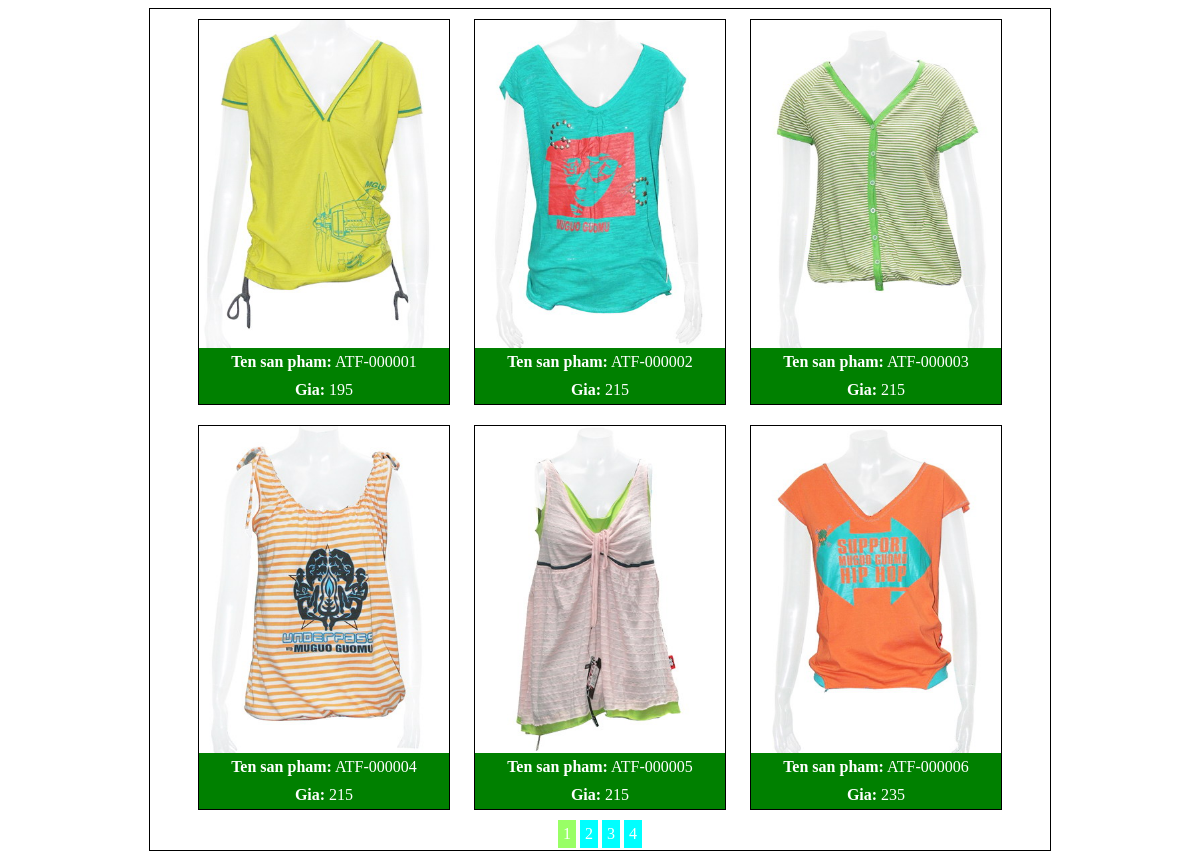
Page /kqtim.php?idloai=1 on the committed database.
### tables this page shows
CREATE TABLE IF NOT EXISTS `webtm_sanpham` (
  `idSP` int(12) NOT NULL AUTO_INCREMENT,
  `idLoai` int(12) NOT NULL DEFAULT '0',
  `TenSP` varchar(100) NOT NULL,
  `MoTa` varchar(255) NOT NULL,
  `NgayCapNhat` date NOT NULL DEFAULT '0000-00-00',
  `Gia` int(4) NOT NULL DEFAULT '0',
  `UrlHinh` varchar(255) NOT NULL DEFAULT '',
  `SoLanXem` int(4) DEFAULT '0',
  `SoLuongTonKho` int(4) DEFAULT '0',
  `GhiChu` varchar(255) NOT NULL,
  `SoLanMua` int(4) DEFAULT '0',
  `AnHien` int(1) DEFAULT '1',
  PRIMARY KEY (`idSP`)
);

### kqtim.php (the view, shortened to what this page needs)
<!DOCTYPE html PUBLIC "-//W3C//DTD XHTML 1.0 Transitional//EN" "http://www.w3.org/TR/xhtml1/DTD/xhtml1-transitional.dtd">
<html xmlns="http://www.w3.org/1999/xhtml">
<head>
<link rel="stylesheet" href="lightbox2-master/dist/css/lightbox.min.css">
</head>
<body>
<center><div class="container" align="center">
    <?php
	if(isset($_POST['select'])) {
		$loai=$_POST['select'];
		$tensp=$_POST['tensp'];
		$gia1=$_POST['giatu'];
		$gia2=$_POST['den'];
	}
	else {
		$loai=$_GET['idloai'];
		$tensp=$_GET['tensp'];
		$gia1=$_GET['giatu'];
		$gia2=$_GET['den'];
	}
	if(!isset($_GET['p'])) {
		$p=1;
	}
	else {
		$p=intVal($_GET['p']);
	}
	$sosp=6;
	$x=$sosp*($p-1);
	include('dbcon.php');
	$s="select * from webtm_sanpham where TenSP like '%$tensp%'";
	if($loai!='all') {
		$s=$s." and idLoai='$loai'";
	}
	$n=$s;
	$s=$s." limit $x,$sosp";
	$kq=mysql_query($s,$link);
	if(mysql_num_rows($kq)>0) {
		while($d=mysql_fetch_array($kq)) {
		?>
		<div class="sp">
        	<div id="img"><a class="example-image-link" href="images/<?php echo $d['UrlHinh'] ?>" data-lightbox="example-1"><img class="example-image" src="images/<?php echo $d['UrlHinh'] ?>" /></a></div>
            <div class="sub" align="center"><strong>Ten san pham:</strong> <?php echo $d['TenSP'] ?></div>
            <div class="sub"><strong>Gia:</strong> <?php echo $d['Gia']?></div>
        </div>
		<?php }
	}
	else { ?>
    	<span>khong co du lieu</span>
    <?php } ?>
   <div id="pt">
   <?php
   $kq1=mysql_query($n,$link);
   $tsd=mysql_num_rows($kq1);
   $tst=ceil($tsd/$sosp);
   for($i=1;$i<=$tst;$i++) {
	   	if($i==$p)
	   		echo "<span id='index1'><a style='text-decoration: none; color: white;' href='#'>$i</a></span>";
		else { ?>
			<span id="index"><a style="text-decoration: none; color: white" href="kqtim.php?p=<?php echo $i; ?>&idloai=<?php echo $loai; ?>&tensp=<?php echo $tensp ?>&giatu=<?php echo $gia1 ?>&den=<?php echo $gia2 ?>"><?php echo $i; ?></a></span>
		<?php }
   }
   ?>
   </div>
</div></center>
</body>
</html>

### kqtim.php (style rules this page uses)
.sp { display: inline-block; width: 250px; //height: 300px; margin: 10px 10px; padding: 0; //margin: 5px; border: 1px solid black; }
.container { width: 900px; border: 1px solid black; }
img { width: 100%; transition: all 0.5s; }
#img { overflow: hidden; //height: 85%; }
.sub { background-color: green; //height: 7.5%; color: white; padding: 5px 0px; }
#index { display: inline-block; background-color:#0FF; margin-bottom: 2px; padding: 5px; }
#index1 { display: inline-block; background-color:#9F6; margin-bottom: 2px; padding: 5px; }

### rows in the picture
webtm_sanpham: UrlHinh (picture), TenSP "ATF-000001", Gia "195"
webtm_sanpham: UrlHinh (picture), TenSP "ATF-000002", Gia "215"
webtm_sanpham: UrlHinh (picture), TenSP "ATF-000003", Gia "215"
webtm_sanpham: UrlHinh (picture), TenSP "ATF-000004", Gia "215"
webtm_sanpham: UrlHinh (picture), TenSP "ATF-000005", Gia "215"
webtm_sanpham: UrlHinh (picture), TenSP "ATF-000006", Gia "235"
